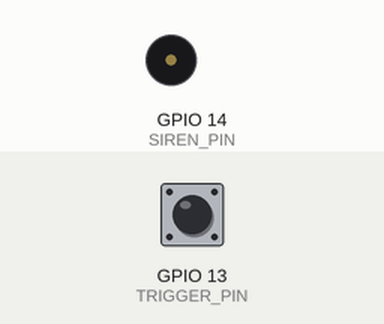
Recording of a program running on a simulated ESP32. Shown: buzzer (waves = sounding). The inputs (shaded band) are chosen by the test bench; at power-on: GPIO 13 (TRIGGER_PIN) HIGH. WiFi joins after 1.5 s; servers stay silent unless stated; the local clock reads 2024-03-15 10:24:30 at power-on unless the program sets it; the camera gives no picture; web services answer with replies made up by the test bench; what the program prints to the serial monitor is not drawn.

Above: at 0.0 s.
At 3.1 s:
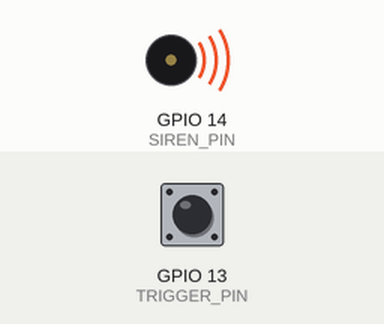
Timing chart, 0 to 4.6 s (numbered marks = the images above):
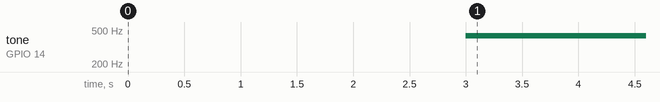

Measured:
- by itself, tone on GPIO 14 (SIREN_PIN): silent → 430 Hz at 3.0 s

The program:

main.cpp
```cpp
#include <Arduino.h>
#include <WiFi.h>
#include <WiFiClientSecure.h>
#include "soc/soc.h"
#include "soc/rtc_cntl_reg.h"
#include "esp_camera.h"
#include <UniversalTelegramBot.h>
#include <ArduinoJson.h>

const char* ssid = "PS-4";
const char* password = "liza250374liza";

String BOTtoken = "8780042934:AAFQvPUDZu2ctRhD9vgzq885XJoulTUVu64";
String CHAT_ID = "707808229";
bool ledcwr = false;
bool sendPhoto = false;
WiFiClientSecure clientTCP;

#define TRIGGER_PIN 13
#define SIREN_PIN 14
static unsigned long sirenStart = 0;
unsigned long lastPhotoTime = 0;
const unsigned long photoDelay = 3000;

//CAMERA_MODEL_AI_THINKER
#define PWDN_GPIO_NUM     32
#define RESET_GPIO_NUM    -1
#define XCLK_GPIO_NUM      0
#define SIOD_GPIO_NUM     26
#define SIOC_GPIO_NUM     27

#define Y9_GPIO_NUM       35
#define Y8_GPIO_NUM       34
#define Y7_GPIO_NUM       39
#define Y6_GPIO_NUM       36
#define Y5_GPIO_NUM       21
#define Y4_GPIO_NUM       19
#define Y3_GPIO_NUM       18
#define Y2_GPIO_NUM        5
#define VSYNC_GPIO_NUM    25
#define HREF_GPIO_NUM     23
#define PCLK_GPIO_NUM     22


void configInitCamera(){
  camera_config_t config;
  config.ledc_channel = LEDC_CHANNEL_0;
  config.ledc_timer = LEDC_TIMER_0;
  config.pin_d0 = Y2_GPIO_NUM;
  config.pin_d1 = Y3_GPIO_NUM;
  config.pin_d2 = Y4_GPIO_NUM;
  config.pin_d3 = Y5_GPIO_NUM;
  config.pin_d4 = Y6_GPIO_NUM;
  config.pin_d5 = Y7_GPIO_NUM;
  config.pin_d6 = Y8_GPIO_NUM;
  config.pin_d7 = Y9_GPIO_NUM;
  config.pin_xclk = XCLK_GPIO_NUM;
  config.pin_pclk = PCLK_GPIO_NUM;
  config.pin_vsync = VSYNC_GPIO_NUM;
  config.pin_href = HREF_GPIO_NUM;
  config.pin_sccb_sda = SIOD_GPIO_NUM;
  config.pin_sccb_scl = SIOC_GPIO_NUM;
  config.pin_pwdn = PWDN_GPIO_NUM;
  config.pin_reset = RESET_GPIO_NUM;
  config.xclk_freq_hz = 20000000;
  config.pixel_format = PIXFORMAT_JPEG;
  config.grab_mode = CAMERA_GRAB_LATEST;

  if(psramFound()){
    config.frame_size = FRAMESIZE_VGA;
    config.jpeg_quality = 30;
    config.fb_count = 1;

  } else {
      config.frame_size = FRAMESIZE_QVGA;
      config.jpeg_quality = 12;
      config.fb_count = 1;
  }


  esp_err_t err = esp_camera_init(&config);
  if (err != ESP_OK) {
    Serial.printf("Camera init failed with error 0x%x", err);
    delay(1000);
    ESP.restart();
  }
}

String sendPhotoTelegram() {
  const char* myDomain = "api.telegram.org";
  String getAll = "";
  String getBody = "";

  time_t now = time(nullptr);
  struct tm* timeinfo = localtime(&now);
  char timeString[30];
  strftime(timeString, sizeof(timeString), "%d.%m.%Y %H:%M:%S", timeinfo);
  String caption = "📸 Фото з ESP32-CAM\nДата та час: " + String(timeString);

  //Dispose first picture because of bad quality
  camera_fb_t * fb = NULL;
  fb = esp_camera_fb_get();
  esp_camera_fb_return(fb); // dispose the buffered image

  // Take a new photo
  fb = NULL;
  fb = esp_camera_fb_get();
  if(!fb) {
    Serial.println("Camera capture failed");
    delay(1000);
    ESP.restart();
    return "Camera capture failed";
  }

  Serial.println("Connect to " + String(myDomain));


  if (clientTCP.connect(myDomain, 443)) {
    Serial.println("Connection successful");

        String head = "--myboundary\r\nContent-Disposition: form-data; name=\"chat_id\"; \r\n\r\n" + CHAT_ID +
                  "\r\n--myboundary\r\nContent-Disposition: form-data; name=\"caption\"; \r\n\r\n" + caption +
                  "\r\n--myboundary\r\nContent-Disposition: form-data; name=\"photo\"; filename=\"esp32-cam.jpg\"\r\nContent-Type: image/jpeg\r\n\r\n";

    String tail = "\r\n--myboundary--\r\n";

    size_t imageLen = fb->len;
    size_t extraLen = head.length() + tail.length();
    size_t totalLen = imageLen + extraLen;

    clientTCP.println("POST /bot"+BOTtoken+"/sendPhoto HTTP/1.1");
    clientTCP.println("Host: " + String(myDomain));
    clientTCP.println("Content-Length: " + String(totalLen));
    clientTCP.println("Content-Type: multipart/form-data; boundary=myboundary");
    clientTCP.println();
    clientTCP.print(head);

    uint8_t *fbBuf = fb->buf;
    size_t fbLen = fb->len;
    for (size_t n=0;n<fbLen;n=n+1024) {
      if (n+1024<fbLen) {
        clientTCP.write(fbBuf, 1024);
        fbBuf += 1024;
      }
      else if (fbLen%1024>0) {
        size_t remainder = fbLen%1024;
        clientTCP.write(fbBuf, remainder);
      }
    }

    clientTCP.print(tail);

    esp_camera_fb_return(fb);

    int waitTime = 10000;   // timeout 10 seconds
    long startTimer = millis();
    boolean state = false;
    while ((startTimer + waitTime) > millis()){
      Serial.print(".");
      delay(100);
      while (clientTCP.available()) {
        char c = clientTCP.read();
        if (state==true) getBody += String(c);
        if (c == '\n') {
          if (getAll.length()==0) state=true;
          getAll = "";
        }
        else if (c != '\r')
          getAll += String(c);
        startTimer = millis();
      }
      if (getBody.length()>0) break;
    }
    clientTCP.stop();
    Serial.println(getBody);
  }
  else {
    getBody="Connected to api.telegram.org failed.";
    Serial.println("Connected to api.telegram.org failed.");
  }
  return getBody;
}

void setup(){
  WRITE_PERI_REG(RTC_CNTL_BROWN_OUT_REG, 0);
  Serial.begin(115200);

  ledcSetup(0, 2000, 8);
  ledcAttachPin(SIREN_PIN, 0);

  WiFi.mode(WIFI_STA);
  IPAddress local_IP(0,0,0,0);
  IPAddress gateway(0,0,0,0);
  IPAddress subnet(0,0,0,0);
  IPAddress primaryDNS(8,8,8,8);
  IPAddress secondaryDNS(8,8,4,4);
  WiFi.config(local_IP, gateway, subnet, primaryDNS, secondaryDNS);

  pinMode(TRIGGER_PIN, INPUT_PULLUP);

  configInitCamera();
  Serial.println();
  Serial.print("Connecting to  ");
  Serial.println(ssid);
  WiFi.begin(ssid, password);
  clientTCP.setCACert(TELEGRAM_CERTIFICATE_ROOT); // Add .root certificate for api.telegramorg
  while (WiFi.status() != WL_CONNECTED) {
    Serial.print(".");
    delay(500);
  }

  Serial.println();
  Serial.print("ESP32-CAM IP Address: ");
  Serial.println(WiFi.localIP());
  configTime(3 * 3600, 0, "pool.ntp.org"); // GMT+3 для Украины
}

void loop() {
  if (sendPhoto) {
    Serial.println("Preparing photo");
    sendPhotoTelegram();
    sendPhoto = false;
  }

    // В loop() вместо tone()
  if (digitalRead(TRIGGER_PIN) != LOW && !sendPhoto) {
    if (millis() - lastPhotoTime >= photoDelay) {
      Serial.println("TRIGGER");
      ledcWriteTone(0, 430);   // включаем звук 420 Гц
      ledcwr = true;
      sendPhoto = true;
      lastPhotoTime = millis();
    }
  }

  // Для выключения через 5 секунд


  if (sirenStart > 0 && millis() - sirenStart >= 1000) {
    ledcWriteTone(0, 0);       // выключаем звук
    sirenStart = 0;
    ledcwr = false;
  }
}
```
